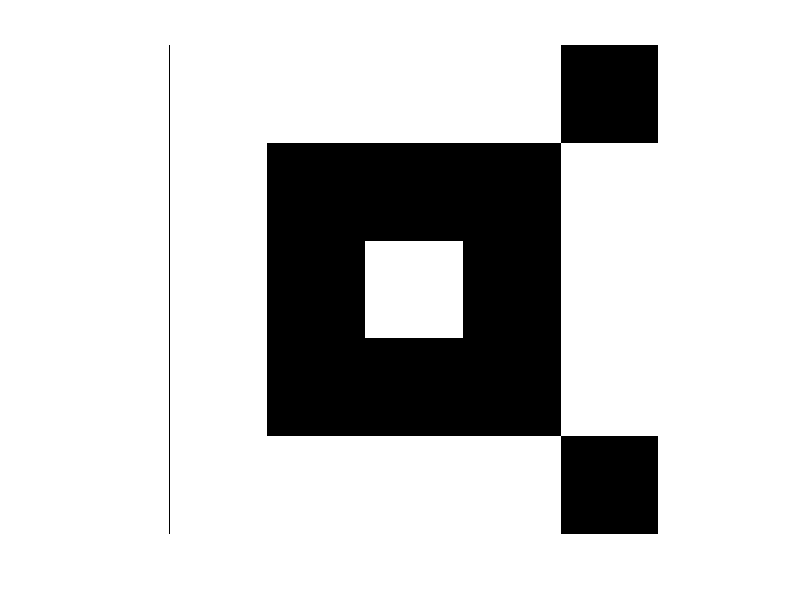

Recreate this plot in MATLAB. (Note: this script raises an error after producing the figure.)
% OX (Circle or Cross) Judgement Program (Variational Auto Encoder) 
% LSI Design Contest 2025
%
% OX_judge_VAE
%
% Requrired : OX_judge_VAE.m, Neuralnetwork_VAE.m, Neuralnetwork_forward_VAE.m
%
% see also OX_judge_VAE, Neuralnetwork_VAE, Neuralnetwork_forward_VAE.

clear;
close all;
clc;

rng(2025);        % Set random seed.

MARU = [0 1 1 1 0;
        1 0 0 0 1;
        1 0 0 0 1;
        1 0 0 0 1;
        0 1 1 1 0];   % 〇 Circle (Maru in Japanese)
BATU = [1 0 0 0 1;
        0 1 0 1 0;
        0 0 1 0 0;
        0 1 0 1 0;
        1 0 0 0 1];   % × Cross (Batu in Japanese)
DAIYA = [0 0 1 0 0;
        0 1 0 1 0;
        1 0 0 0 1;
        0 1 0 1 0;
        0 0 1 0 0];
PLUS = [0 0 1 0 0;
        0 0 1 0 0;
        1 1 1 1 1;
        0 0 1 0 0;
        0 0 1 0 0];

% Teacher data of 〇
CorrectData(:,1) = reshape(MARU',25,1);
LabelData(:,1) = CorrectData(:,1);   % Correct answer when input is 〇

% Teacher data of ×
CorrectData(:,2) = reshape(BATU',25,1);
LabelData(:,2) = CorrectData(:,2);   % Correct answer when input is ×

% Teacher data of ◇
CorrectData(:,3) = reshape(DAIYA', 25, 1);
LabelData(:,3) = CorrectData(:,3);

% Teacher data of ＋
CorrectData(:,4) = reshape(PLUS', 25, 1);
LabelData(:,4) = CorrectData(:,4);


% Create test data
% Maru and Maru + 1bit error
TestData(:,1) = reshape([1 1 1 1 1; 1 0 0 0 1; 1 0 1 0 1; 1 0 0 0 1; 0 1 1 1 0]', 25,1);
TestData(:,2) = reshape([0 0 1 1 0; 1 0 0 0 1; 1 0 0 0 1; 1 0 0 0 1; 0 1 1 1 0]', 25,1);
TestData(:,3) = reshape([0 1 1 1 1; 1 0 0 0 1; 1 0 0 0 1; 1 0 0 0 1; 0 1 1 1 0]', 25,1);
TestData(:,4) = reshape([0 1 1 1 0; 1 0 1 0 1; 1 0 0 0 1; 1 0 0 0 1; 0 1 1 1 0]', 25,1);
TestData(:,5) = reshape([0 1 1 1 0; 1 0 0 0 1; 1 1 0 0 1; 1 0 0 0 1; 0 1 1 1 0]', 25,1);
TestData(:,6) = reshape([0 1 1 1 0; 1 0 0 0 1; 1 0 0 0 1; 0 0 0 0 1; 0 1 1 1 0]', 25,1);
TestData(:,7) = reshape([0 1 1 1 0; 1 0 0 0 1; 1 0 0 0 1; 1 0 0 0 1; 0 1 1 1 1]', 25,1);
% Batsu and Batsu + 1bit error
TestData(:,8) = reshape([1 0 0 1 1; 0 1 0 1 0; 0 0 1 0 0; 0 1 0 1 0; 1 0 0 0 1]', 25,1);
TestData(:,9) = reshape([1 0 0 0 0; 0 1 0 1 0; 0 0 1 0 0; 0 1 0 1 0; 1 0 0 0 1]', 25,1);
TestData(:,10) = reshape([1 0 0 0 1; 0 1 1 1 0; 0 0 1 0 0; 0 1 0 1 0; 1 0 0 0 1]', 25,1);
TestData(:,11) = reshape([1 0 0 0 1; 0 1 0 1 0; 0 0 1 1 0; 0 1 0 1 1; 1 0 1 0 1]', 25,1);
TestData(:,12) = reshape([1 0 0 0 1; 0 1 0 1 0; 0 0 1 0 0; 0 1 0 1 0; 1 1 0 0 1]', 25,1);
TestData(:,13) = reshape([1 0 0 0 1; 0 1 0 1 0; 0 0 1 1 0; 0 1 0 1 0; 1 0 0 0 1]', 25,1);
TestData(:,14) = reshape([1 0 0 0 1; 0 1 0 1 0; 1 0 1 0 0; 0 1 0 1 0; 1 0 0 0 1]', 25,1);
% Daiya and Daiya + 1bit error
TestData(:,15) = reshape([0 0 1 0 1; 0 1 0 1 0; 1 0 0 0 1; 0 1 0 1 0; 0 0 1 0 0]', 25,1);
TestData(:,16) = reshape([0 0 1 0 0; 1 1 0 1 0; 1 0 0 0 1; 0 1 0 1 0; 0 0 1 0 0]', 25,1);
TestData(:,17) = reshape([0 0 1 0 0; 0 1 0 1 0; 1 1 0 0 1; 0 1 0 1 0; 0 0 1 0 0]', 25,1);
TestData(:,18) = reshape([0 0 1 0 0; 0 1 0 1 0; 0 0 0 0 1; 0 1 1 1 0; 0 0 1 0 0]', 25,1);
TestData(:,19) = reshape([0 0 1 0 0; 0 1 0 1 0; 1 0 0 0 1; 0 1 0 1 0; 1 0 1 0 0]', 25,1);
TestData(:,20) = reshape([0 0 1 0 0; 0 1 0 1 0; 1 0 0 0 1; 0 1 0 0 0; 0 0 1 0 0]', 25,1);
TestData(:,21) = reshape([0 0 1 0 0; 0 1 0 1 0; 1 0 0 0 1; 0 1 0 1 0; 0 0 0 0 0]', 25,1);
% Plus and Plus + 1bit error
TestData(:,22) = reshape([0 0 1 1 0; 0 0 1 0 0; 1 1 1 1 1; 0 0 1 0 0; 0 0 1 0 0]', 25,1);
TestData(:,23) = reshape([0 0 1 0 0; 1 0 1 0 0; 1 1 1 1 1; 0 0 1 0 0; 0 0 1 0 0]', 25,1);
TestData(:,24) = reshape([0 0 1 0 0; 0 0 0 0 0; 1 1 1 1 1; 0 0 1 0 0; 0 0 1 0 0]', 25,1);
TestData(:,25) = reshape([0 0 1 0 0; 0 0 1 0 0; 1 0 1 1 1; 0 0 1 0 0; 0 0 1 0 0]', 25,1);
TestData(:,26) = reshape([0 0 1 0 0; 0 0 1 0 0; 1 1 1 1 1; 0 1 1 0 0; 0 0 1 0 0]', 25,1);
TestData(:,27) = reshape([0 0 1 0 0; 0 0 1 0 0; 1 1 1 1 1; 0 0 1 1 0; 0 0 1 0 0]', 25,1);
TestData(:,28) = reshape([0 0 1 0 0; 0 0 1 0 0; 1 1 1 1 1; 0 0 1 0 0; 0 0 0 0 0]', 25,1);

for i = 1:7
    TLabelData(:,i) = LabelData(:,1);
end
for i = 8:14
    TLabelData(:,i) = LabelData(:,2);
end
for i = 15:21
    TLabelData(:,i) = LabelData(:,3);
end
for i = 22:28
    TLabelData(:,i) = LabelData(:,4);
end

% 元のデータを画像として表示
figure(11);
imshow(reshape(TestData(:,1),5,5), 'InitialMagnification','fit');


% Parameter setting
Layer1 = 25;                     % Number of input layer units
Layer2 = 2;                     % Number of hidden layer units
Layer3 = Layer1;                % Number of output layer units

L2func = 'ReLUfnc';             % Algorithm of hidden layer ('Sigmoid' or Default: 'ReLUfnc')
L3func = 'Sigmoid_BCE';         % Algorithm of output layer and error ('Sigmoid_MSE' or Default : 'Sigmoid_BCE' (Binary Cross Entropy))
         
%% 中間層と出力層の重みとバイアスの初期値
% Initialization values of weights (Hidden layer and Output layer)
% Initialization values of bias (Hidden layer and Output layer) 

w2_mean = rand(Layer2,Layer1);	% Hidden layer's weight matrix for supervisor data
w2_var = rand(Layer2,Layer1);	% Hidden layer's weight matrix for supervisor data
w3 = rand(Layer3,Layer2);       % Output layer's weight matrix for supervisor data

b2_mean = (-0.5)*ones(Layer2,1);
b2_var = (-0.5)*ones(Layer2,1);
b3 = (-0.5)*ones(Layer3,1);

% 学習率
% Learning rate
eta = 0.001;		%学習率が高すぎると更新した係数が大きくなりすぎてコストが減らなくなる	
                    %If the learning rate is too high, the updated coefficient becomes too large and the cost may not decrease

epoch = 5000;

%% Pre-learning Test
X = TestData;

[z2_mean,z2_var, a2_mean, a2_var,a2,z3,a3] = Neuralnetwork_forward_VAE(X,w2_mean,w2_var,w3,b2_mean,b2_var,b3);

fprintf('Initial Weight\n');
fprintf('w2_mean\n');   disp(w2_mean);
fprintf('w2_var\n');    disp(w2_var);
fprintf('b2_mean\n');   disp(b2_mean);
fprintf('b2_var\n');    disp(b2_var);
fprintf('w3\n');        disp(w3);
fprintf('b3\n');        disp(b3);

fprintf('Initial Weight Test\n');
fprintf('Test data X\n');   disp(X);
fprintf('z2_mean\n');   disp(z2_mean);
fprintf('a2_mean\n');   disp(a2_mean);
fprintf('z2_var\n');    disp(z2_var);
fprintf('a2_var\n');    disp(a2_var);
fprintf('a2\n');        disp(a2);
fprintf('z3\n');        disp(z3);
fprintf('a3\n');        disp(a3);


% 学習前のテストにおける中間層の分布のグラフ表示
% Test before learning and graph the distribution of hidden layer.
figure(1);
hold on;
plot(a2(1,1), a2(2,1),'oy');
for i = 2:7
    plot(a2(1,i), a2(2,i),'or');
end
for i = 8:14
    plot(a2(1,i), a2(2,i),'xk');
end
for i = 15:21
    plot(a2(1,i), a2(2,i),'b*');
end
for i = 22:28
    plot(a2(1,i), a2(2,i),'g+')
end
hold off;
xlabel('y_1 = a^2_1'); ylabel('y_2 = a^2_2');
title('Latent Variable (Initial weights and bias)');
box('on');

% 学習前を画像として表示
figure(12);
imshow(reshape(a3(:,1),5,5), 'InitialMagnification','fit');
%% VAE Learning
X = TestData;
t = TLabelData;

[w2_mean,w2_var,w3,b2_mean,b2_var,b3,w2_mean_t,w2_var_t,w3_t,b2_mean_t,b2_var_t,b3_t,E] = Neuralnetwork_VAE(X,t,w2_mean,w2_var,w3,b2_mean,b2_var,b3,eta,epoch,L2func,L3func);

%% Post-learning Test
X = TestData;

[z2_mean,z2_var, a2_mean, a2_var,a2,z3,a3] = Neuralnetwork_forward_VAE(X,w2_mean,w2_var,w3,b2_mean,b2_var,b3);

fprintf('Final Weight\n');
fprintf('w2_mean\n');   disp(w2_mean);
fprintf('b2_mean\n');   disp(b2_mean);
fprintf('w2_var\n');    disp(w2_var);
fprintf('b2_var\n');    disp(b2_var);
fprintf('w3\n');        disp(w3);
fprintf('b3\n');        disp(b3);

fprintf('Final Weight Test\n');
fprintf('Test data X\n');   disp(X);
fprintf('a2_mean\n');   disp(a2_mean);
fprintf('a2_var\n');    disp(a2_var);
fprintf('a2\n');        disp(a2);
fprintf('z3\n');        disp(z3);
fprintf('a3\n');        disp(a3);

% 学習後のテスト入力における中間層の分布のグラフ表示
% Test input after the study and display a graph of the distribution of hidden layer.
figure(2);
hold on;
plot(a2(1,1), a2(2,1),'om');
for i = 2:7
    plot(a2(1,i), a2(2,i),'or');
end
for i = 8:14
    plot(a2(1,i), a2(2,i),'xk');
end
for i = 15:21
    plot(a2(1,i), a2(2,i),'b*')
end
for i = 22:28
    plot(a2(1,i), a2(2,i),'g+')
end


hold off;
xlabel('y_1 = a^2_1'); ylabel('y_2 = a^2_2');
title('Latent Variable (Final weights and bias)');
box('on');



% 学習前を画像として表示
figure(13);
imshow(reshape(a3(:,1),5,5), 'InitialMagnification','fit');

% 学習過程のグラフ表示（各エポックごとのの誤差関数の値）
% Graphically display the learning process (Error function values for each epoch)
figure(3);
plot(E);
xlabel('Epoch'); ylabel('Error');

% 学習後の潜在空間を使用して画像を出力
output_function(w3, b3);
